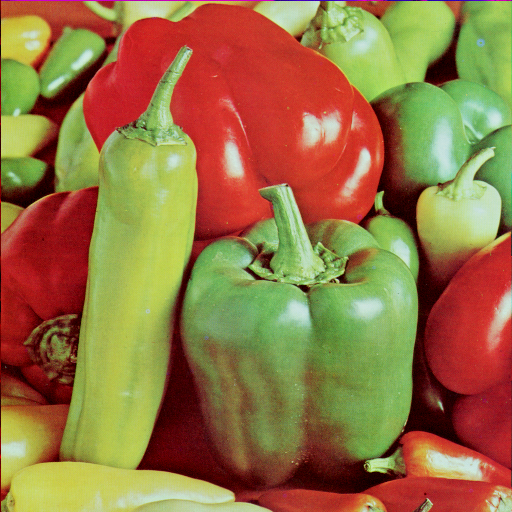
#> input picture trab0/img/peppers.png, 512 x 512 px
$ python ex5.py
#> lines starting #> are read from the running program, lines starting #| are printed output that depends on the picture
import numpy as np
import cv2

# Loads the image in grayscale
def load_image_grayscale(img_path) :
#> called with img_path = 'img/peppers.png'
    img_path = img_path
    return cv2.imread(img_path, 0)
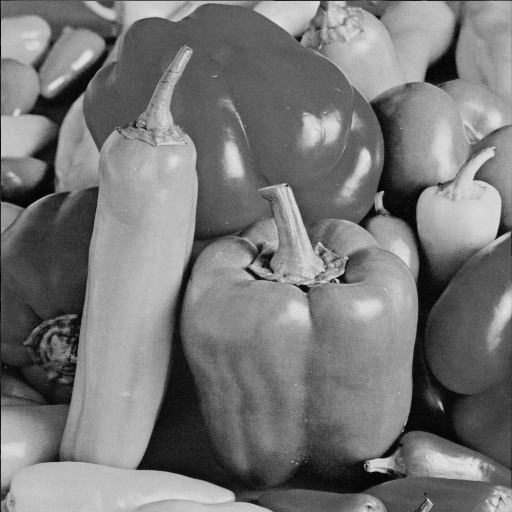
#> returned value: shape (512, 512); min 0, max 227, mean 119.7
#> call 2 of load_image_grayscale, with img_path = 'img/house.png'
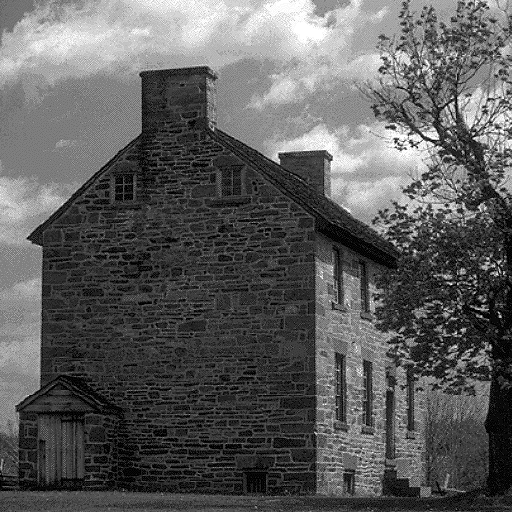
#> input picture trab0/img/house.png, 512 x 512 px
#> in load_image_grayscale, returned value is the input picture: shape (512, 512); min 0, max 255, mean 92.9

def display_image(img, img_title):
    # Converts to unsigned 8 bit int
    abs_img = cv2.convertScaleAbs(img)
    cv2.imshow(img_title, abs_img)

def end_program():
    # Cleans images
    cv2.waitKey(0)
    cv2.destroyAllWindows()

img_a = load_image_grayscale("img/peppers.png")
img_b = load_image_grayscale("img/house.png")

# First, let us print the images without any kind of modification
display_image(img_a, 'Grayscale Image A')
display_image(img_b, 'Grayscale Image B')

# We must combine those images with different weights for our mean
mean_weights = [(0.2, 0.8), (0.5, 0.5), (0.8, 0.2)]

for weights in mean_weights:
    combined_image = (img_a * weights[0]) + (img_b * weights[1])
    display_image(combined_image, f'{weights[0]}*A + {weights[1]}*B')
#> this loop made 3 passes
#> pass 1, `combined_image = (img_a * weights[0]) + (img_b * weights[1])`:
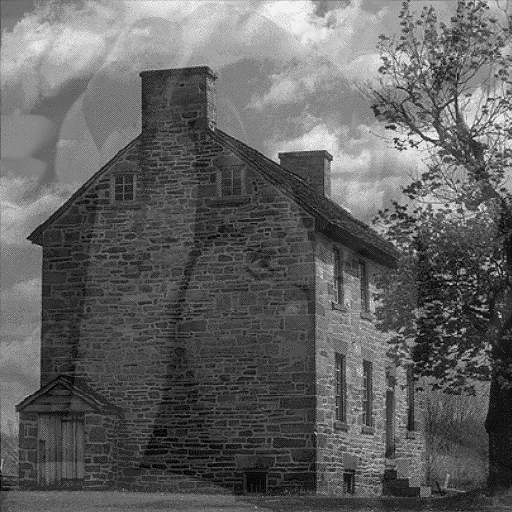
#> combined_image: shape (512, 512) float64; min 0.8, max 248.2, mean 98.3
#> pass 2, `combined_image = (img_a * weights[0]) + (img_b * weights[1])`:
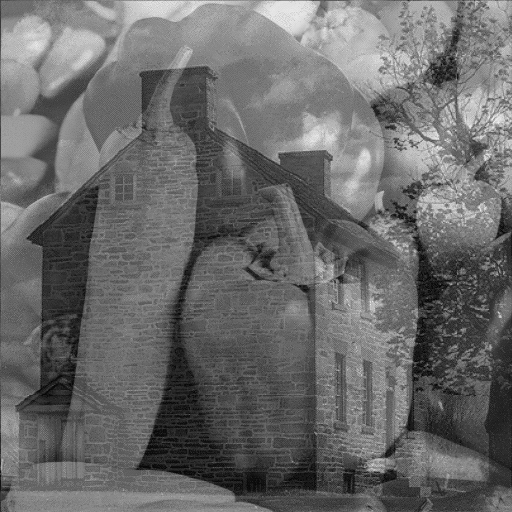
#> combined_image: shape (512, 512) float64; min 2, max 238, mean 106.3
#> after the loop:
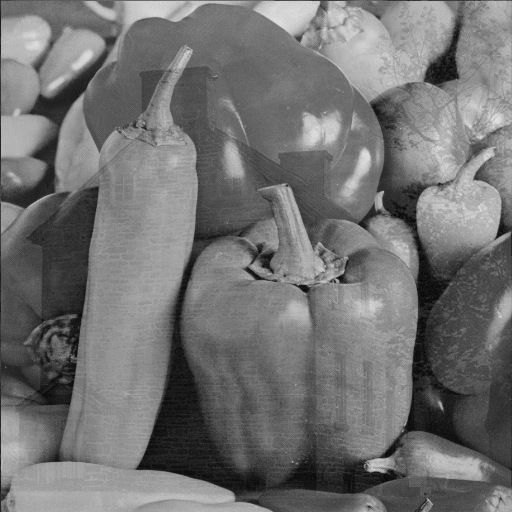
#> combined_image: shape (512, 512) float64; min 3.2, max 228, mean 114.4

end_program()
